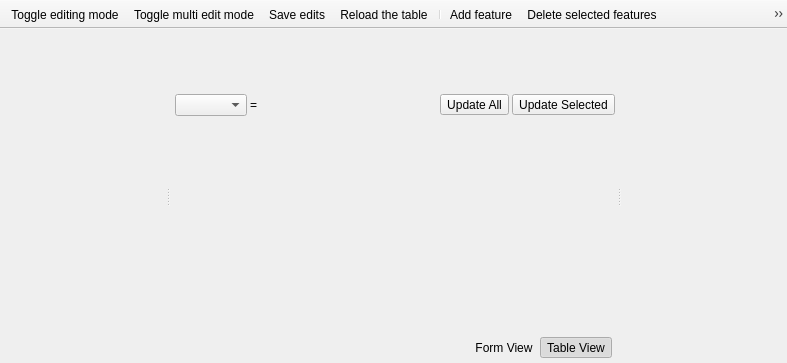
<?xml version="1.0" encoding="UTF-8"?>
<ui version="4.0">
 <class>attributeTableWidget</class>
 <widget class="QMainWindow" name="attributeTableWidget">
  <property name="geometry">
   <rect>
    <x>0</x>
    <y>0</y>
    <width>787</width>
    <height>363</height>
   </rect>
  </property>
  <property name="windowTitle">
   <string>MainWindow</string>
  </property>
  <property name="iconSize">
   <size>
    <width>18</width>
    <height>18</height>
   </size>
  </property>
  <widget class="QWidget" name="centralwidget">
   <layout class="QHBoxLayout" name="horizontalLayout">
    <property name="spacing">
     <number>0</number>
    </property>
    <property name="leftMargin">
     <number>0</number>
    </property>
    <property name="topMargin">
     <number>0</number>
    </property>
    <property name="rightMargin">
     <number>0</number>
    </property>
    <property name="bottomMargin">
     <number>0</number>
    </property>
    <item>
     <widget class="QSplitter" name="splitter">
      <property name="orientation">
       <enum>Qt::Horizontal</enum>
      </property>
      <widget class="QWidget" name="widgetRight" native="true"/>
      <widget class="QWidget" name="widgetCenter" native="true">
       <layout class="QVBoxLayout" name="verticalLayout_2">
        <property name="spacing">
         <number>2</number>
        </property>
        <property name="leftMargin">
         <number>2</number>
        </property>
        <property name="topMargin">
         <number>2</number>
        </property>
        <property name="rightMargin">
         <number>2</number>
        </property>
        <property name="bottomMargin">
         <number>2</number>
        </property>
        <item>
         <widget class="QFrame" name="mUpdateExpressionBox">
          <layout class="QHBoxLayout" name="horizontalLayout_3">
           <property name="spacing">
            <number>3</number>
           </property>
           <property name="leftMargin">
            <number>3</number>
           </property>
           <property name="topMargin">
            <number>1</number>
           </property>
           <property name="rightMargin">
            <number>0</number>
           </property>
           <property name="bottomMargin">
            <number>3</number>
           </property>
           <item>
            <widget class="QgsFieldComboBox" name="mFieldCombo"/>
           </item>
           <item>
            <widget class="QLabel" name="label">
             <property name="sizePolicy">
              <sizepolicy hsizetype="Maximum" vsizetype="Preferred">
               <horstretch>0</horstretch>
               <verstretch>0</verstretch>
              </sizepolicy>
             </property>
             <property name="text">
              <string>=</string>
             </property>
            </widget>
           </item>
           <item>
            <widget class="QgsFieldExpressionWidget" name="mUpdateExpressionText">
             <property name="sizePolicy">
              <sizepolicy hsizetype="MinimumExpanding" vsizetype="Preferred">
               <horstretch>0</horstretch>
               <verstretch>0</verstretch>
              </sizepolicy>
             </property>
             <property name="focusPolicy">
              <enum>Qt::StrongFocus</enum>
             </property>
            </widget>
           </item>
           <item>
            <widget class="QToolButton" name="mRunFieldCalc">
             <property name="text">
              <string>Update All</string>
             </property>
            </widget>
           </item>
           <item>
            <widget class="QToolButton" name="mRunFieldCalcSelected">
             <property name="text">
              <string>Update Selected</string>
             </property>
            </widget>
           </item>
          </layout>
         </widget>
        </item>
        <item>
         <widget class="QgsDualView" name="mMainView" native="true"/>
        </item>
        <item>
         <layout class="QHBoxLayout">
          <property name="leftMargin">
           <number>3</number>
          </property>
          <property name="topMargin">
           <number>3</number>
          </property>
          <property name="rightMargin">
           <number>3</number>
          </property>
          <property name="bottomMargin">
           <number>3</number>
          </property>
          <item>
           <layout class="QHBoxLayout" name="horizontalLayout_2">
            <property name="spacing">
             <number>0</number>
            </property>
            <item>
             <widget class="QWidget" name="mFeatureFilterWidget" native="true"/>
            </item>
            <item>
             <widget class="QToolButton" name="mAttributeViewButton">
              <property name="toolTip">
               <string>Switch to form view</string>
              </property>
              <property name="text">
               <string>Form View</string>
              </property>
              <property name="icon">
               <iconset resource="../../../QGIS/images/images.qrc">
                <normaloff>:/images/themes/default/mActionFormView.svg</normaloff>:/images/themes/default/mActionFormView.svg</iconset>
              </property>
              <property name="checkable">
               <bool>true</bool>
              </property>
              <property name="autoRaise">
               <bool>true</bool>
              </property>
              <attribute name="buttonGroup">
               <string notr="true">mMainViewButtonGroup</string>
              </attribute>
             </widget>
            </item>
            <item>
             <widget class="QToolButton" name="mTableViewButton">
              <property name="toolTip">
               <string>Switch to table view</string>
              </property>
              <property name="text">
               <string>Table View</string>
              </property>
              <property name="icon">
               <iconset resource="../../../QGIS/images/images.qrc">
                <normaloff>:/images/themes/default/mActionOpenTable.svg</normaloff>:/images/themes/default/mActionOpenTable.svg</iconset>
              </property>
              <property name="checkable">
               <bool>true</bool>
              </property>
              <property name="checked">
               <bool>true</bool>
              </property>
              <property name="autoRaise">
               <bool>true</bool>
              </property>
              <attribute name="buttonGroup">
               <string notr="true">mMainViewButtonGroup</string>
              </attribute>
             </widget>
            </item>
           </layout>
          </item>
         </layout>
        </item>
       </layout>
      </widget>
      <widget class="QWidget" name="widgetLeft" native="true"/>
     </widget>
    </item>
   </layout>
  </widget>
  <widget class="QToolBar" name="mToolbar">
   <property name="windowTitle">
    <string>Attribute Table Toolbar</string>
   </property>
   <property name="movable">
    <bool>false</bool>
   </property>
   <property name="floatable">
    <bool>false</bool>
   </property>
   <attribute name="toolBarArea">
    <enum>TopToolBarArea</enum>
   </attribute>
   <attribute name="toolBarBreak">
    <bool>false</bool>
   </attribute>
   <addaction name="mActionToggleEditing"/>
   <addaction name="mActionToggleMultiEdit"/>
   <addaction name="mActionSaveEdits"/>
   <addaction name="mActionReload"/>
   <addaction name="separator"/>
   <addaction name="mActionAddFeature"/>
   <addaction name="mActionDeleteSelected"/>
   <addaction name="mActionCutSelectedRows"/>
   <addaction name="mActionCopySelectedRows"/>
   <addaction name="mActionPasteFeatures"/>
   <addaction name="separator"/>
   <addaction name="mActionExpressionSelect"/>
   <addaction name="mActionSelectAll"/>
   <addaction name="mActionInvertSelection"/>
   <addaction name="mActionRemoveSelection"/>
   <addaction name="mActionSelectedToTop"/>
   <addaction name="mActionSearchForm"/>
   <addaction name="mActionPanMapToSelectedRows"/>
   <addaction name="mActionZoomMapToSelectedRows"/>
   <addaction name="separator"/>
   <addaction name="mActionAddAttribute"/>
   <addaction name="mActionRemoveAttribute"/>
   <addaction name="mActionOpenFieldCalculator"/>
   <addaction name="separator"/>
   <addaction name="mActionSetStyles"/>
   <addaction name="separator"/>
   <addaction name="mActionDockUndock"/>
  </widget>
  <action name="mActionSearchForm">
   <property name="checkable">
    <bool>true</bool>
   </property>
   <property name="icon">
    <iconset resource="../../../QGIS/images/images.qrc">
     <normaloff>:/images/themes/default/mActionFilter2.svg</normaloff>:/images/themes/default/mActionFilter2.svg</iconset>
   </property>
   <property name="text">
    <string>Select/filter features using form</string>
   </property>
   <property name="toolTip">
    <string>Select/filter features using form (Ctrl+F)</string>
   </property>
   <property name="shortcut">
    <string>Ctrl+F</string>
   </property>
  </action>
  <action name="mActionToggleEditing">
   <property name="checkable">
    <bool>true</bool>
   </property>
   <property name="icon">
    <iconset resource="../../../QGIS/images/images.qrc">
     <normaloff>:/images/themes/default/mActionToggleEditing.svg</normaloff>:/images/themes/default/mActionToggleEditing.svg</iconset>
   </property>
   <property name="text">
    <string>Toggle editing mode</string>
   </property>
   <property name="toolTip">
    <string>Toggle editing mode (Ctrl+E)</string>
   </property>
   <property name="shortcut">
    <string>Ctrl+E</string>
   </property>
  </action>
  <action name="mActionToggleMultiEdit">
   <property name="checkable">
    <bool>true</bool>
   </property>
   <property name="icon">
    <iconset resource="../../../QGIS/images/images.qrc">
     <normaloff>:/images/themes/default/mActionMultiEdit.svg</normaloff>:/images/themes/default/mActionMultiEdit.svg</iconset>
   </property>
   <property name="text">
    <string>Toggle multi edit mode</string>
   </property>
   <property name="toolTip">
    <string>Toggle multi edit mode</string>
   </property>
  </action>
  <action name="mActionSaveEdits">
   <property name="icon">
    <iconset resource="../../../QGIS/images/images.qrc">
     <normaloff>:/images/themes/default/mActionSaveAllEdits.svg</normaloff>:/images/themes/default/mActionSaveAllEdits.svg</iconset>
   </property>
   <property name="text">
    <string>Save edits</string>
   </property>
   <property name="toolTip">
    <string>Save edits (Ctrl+S)</string>
   </property>
  </action>
  <action name="mActionReload">
   <property name="icon">
    <iconset resource="../../../QGIS/images/images.qrc">
     <normaloff>:/images/themes/default/mActionRefresh.svg</normaloff>:/images/themes/default/mActionRefresh.svg</iconset>
   </property>
   <property name="text">
    <string>Reload the table</string>
   </property>
   <property name="toolTip">
    <string>Reload the table</string>
   </property>
  </action>
  <action name="mActionAddFeature">
   <property name="icon">
    <iconset resource="../../../QGIS/images/images.qrc">
     <normaloff>:/images/themes/default/mActionNewTableRow.svg</normaloff>:/images/themes/default/mActionNewTableRow.svg</iconset>
   </property>
   <property name="text">
    <string>Add feature</string>
   </property>
  </action>
  <action name="mActionDeleteSelected">
   <property name="icon">
    <iconset resource="../../../QGIS/images/images.qrc">
     <normaloff>:/images/themes/default/mActionDeleteSelectedFeatures.svg</normaloff>:/images/themes/default/mActionDeleteSelectedFeatures.svg</iconset>
   </property>
   <property name="text">
    <string>Delete selected features</string>
   </property>
   <property name="toolTip">
    <string>Delete selected features</string>
   </property>
   <property name="shortcut">
    <string>Del</string>
   </property>
  </action>
  <action name="mActionExpressionSelect">
   <property name="icon">
    <iconset resource="../../../QGIS/images/images.qrc">
     <normaloff>:/images/themes/default/mIconExpressionSelect.svg</normaloff>:/images/themes/default/mIconExpressionSelect.svg</iconset>
   </property>
   <property name="text">
    <string>Select features using an expression</string>
   </property>
   <property name="toolTip">
    <string>Select features using an expression</string>
   </property>
  </action>
  <action name="mActionSelectAll">
   <property name="icon">
    <iconset resource="../../../QGIS/images/images.qrc">
     <normaloff>:/images/themes/default/mActionSelectAll.svg</normaloff>:/images/themes/default/mActionSelectAll.svg</iconset>
   </property>
   <property name="text">
    <string>Select all</string>
   </property>
   <property name="toolTip">
    <string>Select all (Ctrl+A)</string>
   </property>
   <property name="shortcut">
    <string>Ctrl+A</string>
   </property>
  </action>
  <action name="mActionInvertSelection">
   <property name="icon">
    <iconset resource="../../../QGIS/images/images.qrc">
     <normaloff>:/images/themes/default/mActionInvertSelection.svg</normaloff>:/images/themes/default/mActionInvertSelection.svg</iconset>
   </property>
   <property name="text">
    <string>Invert selection</string>
   </property>
   <property name="toolTip">
    <string>Invert selection (Ctrl+R)</string>
   </property>
   <property name="shortcut">
    <string>Ctrl+R</string>
   </property>
  </action>
  <action name="mActionRemoveSelection">
   <property name="icon">
    <iconset resource="../../../QGIS/images/images.qrc">
     <normaloff>:/images/themes/default/mActionDeselectAll.svg</normaloff>:/images/themes/default/mActionDeselectAll.svg</iconset>
   </property>
   <property name="text">
    <string>Deselect all</string>
   </property>
   <property name="toolTip">
    <string>Deselect all (Ctrl+Shift+A)</string>
   </property>
   <property name="shortcut">
    <string>Ctrl+Shift+A</string>
   </property>
  </action>
  <action name="mActionSelectedToTop">
   <property name="checkable">
    <bool>true</bool>
   </property>
   <property name="icon">
    <iconset resource="../../../QGIS/images/images.qrc">
     <normaloff>:/images/themes/default/mActionSelectedToTop.svg</normaloff>:/images/themes/default/mActionSelectedToTop.svg</iconset>
   </property>
   <property name="text">
    <string>Move selection to top</string>
   </property>
   <property name="toolTip">
    <string>Move selection to top</string>
   </property>
  </action>
  <action name="mActionPanMapToSelectedRows">
   <property name="icon">
    <iconset resource="../../../QGIS/images/images.qrc">
     <normaloff>:/images/themes/default/mActionPanToSelected.svg</normaloff>:/images/themes/default/mActionPanToSelected.svg</iconset>
   </property>
   <property name="text">
    <string>Pan map to the selected rows</string>
   </property>
   <property name="toolTip">
    <string>Pan map to the selected rows (Ctrl+P)</string>
   </property>
   <property name="shortcut">
    <string>Ctrl+P</string>
   </property>
  </action>
  <action name="mActionZoomMapToSelectedRows">
   <property name="icon">
    <iconset resource="../../../QGIS/images/images.qrc">
     <normaloff>:/images/themes/default/mActionZoomToSelected.svg</normaloff>:/images/themes/default/mActionZoomToSelected.svg</iconset>
   </property>
   <property name="text">
    <string>Zoom map to the selected rows</string>
   </property>
   <property name="toolTip">
    <string>Zoom map to the selected rows (Ctrl+J)</string>
   </property>
   <property name="shortcut">
    <string>Ctrl+J</string>
   </property>
  </action>
  <action name="mActionCutSelectedRows">
   <property name="icon">
    <iconset resource="../../../QGIS/images/images.qrc">
     <normaloff>:/images/themes/default/mActionEditCut.svg</normaloff>:/images/themes/default/mActionEditCut.svg</iconset>
   </property>
   <property name="text">
    <string>Cut selected rows to clipboard</string>
   </property>
   <property name="toolTip">
    <string>Cut selected rows to clipboard (Ctrl+X)</string>
   </property>
   <property name="shortcut">
    <string>Ctrl+X</string>
   </property>
  </action>
  <action name="mActionCopySelectedRows">
   <property name="icon">
    <iconset resource="../../../QGIS/images/images.qrc">
     <normaloff>:/images/themes/default/mActionEditCopy.svg</normaloff>:/images/themes/default/mActionEditCopy.svg</iconset>
   </property>
   <property name="text">
    <string>Copy selected rows to clipboard</string>
   </property>
   <property name="toolTip">
    <string>Copy selected rows to clipboard (Ctrl+C)</string>
   </property>
   <property name="shortcut">
    <string>Ctrl+C</string>
   </property>
  </action>
  <action name="mActionPasteFeatures">
   <property name="icon">
    <iconset resource="../../../QGIS/images/images.qrc">
     <normaloff>:/images/themes/default/mActionEditPaste.svg</normaloff>:/images/themes/default/mActionEditPaste.svg</iconset>
   </property>
   <property name="text">
    <string>Paste features from clipboard</string>
   </property>
   <property name="toolTip">
    <string>Paste features from clipboard (Ctrl+V)</string>
   </property>
   <property name="shortcut">
    <string>Ctrl+V</string>
   </property>
  </action>
  <action name="mActionRemoveAttribute">
   <property name="icon">
    <iconset resource="../../../QGIS/images/images.qrc">
     <normaloff>:/images/themes/default/mActionDeleteAttribute.svg</normaloff>:/images/themes/default/mActionDeleteAttribute.svg</iconset>
   </property>
   <property name="text">
    <string>Delete field</string>
   </property>
   <property name="toolTip">
    <string>Delete field (Ctrl+L)</string>
   </property>
  </action>
  <action name="mActionAddAttribute">
   <property name="icon">
    <iconset resource="../../../QGIS/images/images.qrc">
     <normaloff>:/images/themes/default/mActionNewAttribute.svg</normaloff>:/images/themes/default/mActionNewAttribute.svg</iconset>
   </property>
   <property name="text">
    <string>New field</string>
   </property>
   <property name="toolTip">
    <string>New field (Ctrl+W)</string>
   </property>
   <property name="shortcut">
    <string>Ctrl+W</string>
   </property>
  </action>
  <action name="mActionOpenFieldCalculator">
   <property name="icon">
    <iconset resource="../../../QGIS/images/images.qrc">
     <normaloff>:/images/themes/default/mActionCalculateField.svg</normaloff>:/images/themes/default/mActionCalculateField.svg</iconset>
   </property>
   <property name="text">
    <string>Open field calculator</string>
   </property>
   <property name="toolTip">
    <string>Open field calculator (Ctrl+I)</string>
   </property>
   <property name="shortcut">
    <string>Ctrl+I</string>
   </property>
  </action>
  <action name="mActionSetStyles">
   <property name="checkable">
    <bool>true</bool>
   </property>
   <property name="icon">
    <iconset resource="../../../QGIS/images/images.qrc">
     <normaloff>:/images/themes/default/mActionConditionalFormatting.svg</normaloff>:/images/themes/default/mActionConditionalFormatting.svg</iconset>
   </property>
   <property name="text">
    <string>Conditional formatting</string>
   </property>
   <property name="toolTip">
    <string>Conditional formatting</string>
   </property>
  </action>
  <action name="mActionDockUndock">
   <property name="checkable">
    <bool>true</bool>
   </property>
   <property name="icon">
    <iconset resource="../../../QGIS/images/images.qrc">
     <normaloff>:/images/themes/default/mDockify.svg</normaloff>:/images/themes/default/mDockify.svg</iconset>
   </property>
   <property name="text">
    <string>Dock Attribute Table</string>
   </property>
   <property name="toolTip">
    <string>Dock Attribute Table</string>
   </property>
  </action>
 </widget>
 <customwidgets>
  <customwidget>
   <class>QgsFieldComboBox</class>
   <extends>QComboBox</extends>
   <header>qgsfieldcombobox.h</header>
  </customwidget>
  <customwidget>
   <class>QgsFieldExpressionWidget</class>
   <extends>QWidget</extends>
   <header>qgsfieldexpressionwidget.h</header>
   <container>1</container>
  </customwidget>
  <customwidget>
   <class>QgsDualView</class>
   <extends>QWidget</extends>
   <header>qgis.gui</header>
   <container>1</container>
  </customwidget>
 </customwidgets>
 <resources>
  <include location="../qpsresources.qrc"/>
  <include location="../../images/images.qrc"/>
  <include location="../../../QGIS/images/images.qrc"/>
 </resources>
 <connections/>
 <buttongroups>
  <buttongroup name="mMainViewButtonGroup"/>
 </buttongroups>
</ui>
